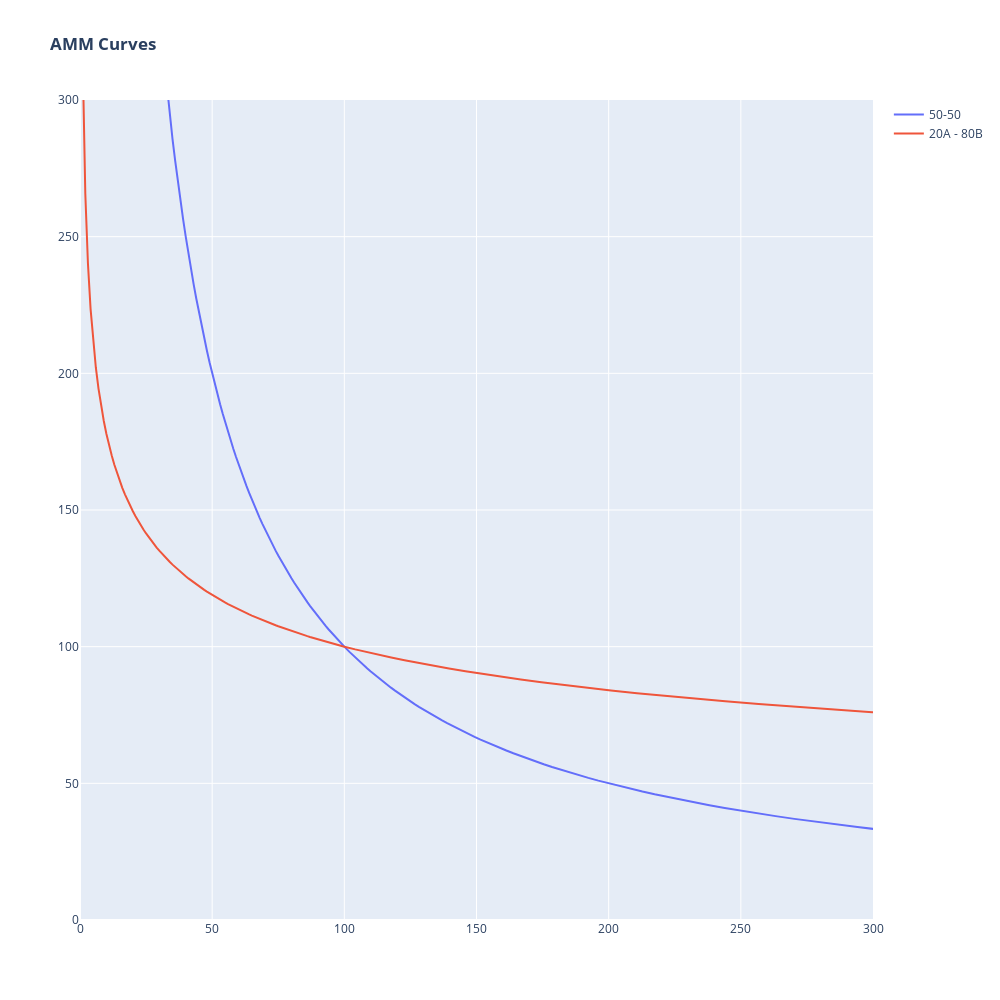

The notebook cell this image was saved under:
### Code cell
fig = go.Figure()
fig.add_trace(go.Scatter(x=curve["token_A"], y=curve["token_B"],
                    mode='lines',
                    name='50-50'))
fig.add_trace(go.Scatter(x=curve_w1["token_A"], y=curve_w1["token_B"],
                    mode='lines',
                    name='20A - 80B'))


fig.update_xaxes(range=[0, 300])
fig.update_yaxes(range=[0, 300])
fig.update_layout(height=1000, width=1000, title_text='<b>AMM Curves</b>')


# fig.update_layout(showlegend=False) 

fig.show()

### Figure 1 — Plotly figure (JSON) as saved in the notebook; plotly's stock layout.template omitted (floating-point values rounded to 4 significant figures; data arrays with more than 128 entries replaced by an {"elided": "..."} marker saying what was removed)
{"data": [{"mode": "lines", "name": "50-50", "type": "scatter", "x": {"elided": "200 float values"}, "y": {"elided": "200 float values"}}, {"mode": "lines", "name": "20A - 80B", "type": "scatter", "x": {"elided": "200 float values"}, "y": {"elided": "200 float values"}}], "layout": {"height": 1000, "title": {"text": "<b>AMM Curves</b>"}, "width": 1000, "xaxis": {"range": [0, 300]}, "yaxis": {"range": [0, 300]}}}
